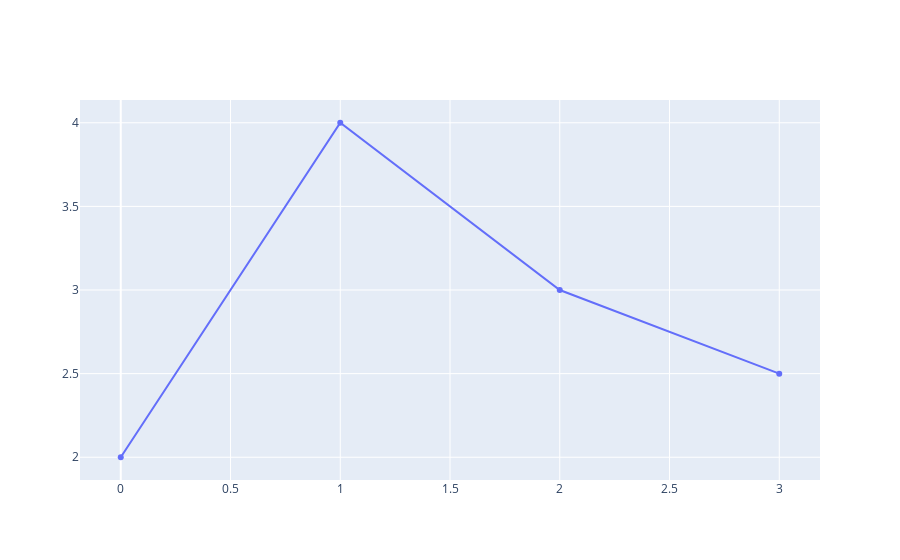

Here is the notebook cell this chart was saved with:
### Markdown cell above
Step 1: Create your basic viz

### Code cell
import plotly.graph_objs as go
import plotly.io as pio

fig = go.Figure()
fig.add_scatter(y=[2, 4, 3, 2.5])
fig.show()

### Figure 1 — Plotly figure (JSON) as saved in the notebook; plotly's stock layout.template omitted (floating-point values rounded to 4 significant figures)
{"data": [{"type": "scatter", "y": [2, 4, 3, 2.5]}], "layout": {}}
